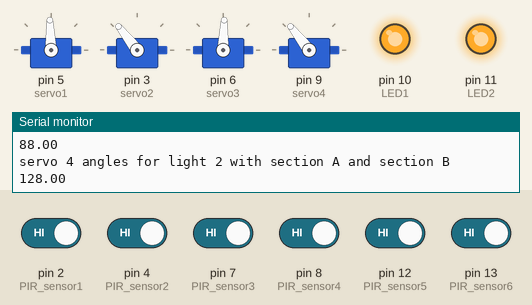
A sketch run on a simulated Arduino Uno, built with avr-gcc and run on an emulated ATmega328P. On the bench: 4 × servo, output pins drawn as LEDs (lit = HIGH), the last lines printed to the serial monitor. Inputs (shaded band) come from the test bench; at power-on: pin 2 (PIR_sensor1), pin 4 (PIR_sensor2), pin 7 (PIR_sensor3), pin 8 (PIR_sensor4), pin 12 (PIR_sensor5), pin 13 (PIR_sensor6) HIGH.

Above: at 3.6 s.
3.7 s: pin 2 (PIR_sensor1) driven LOW
At 5.0 s:
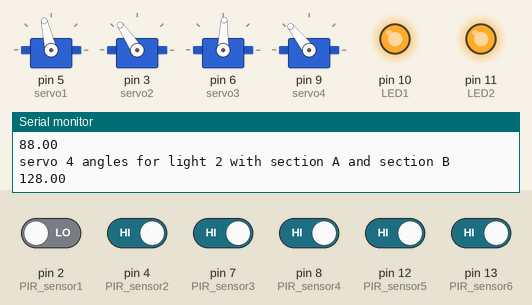
5.9 s: pin 7 (PIR_sensor3) driven LOW
At 8.5 s:
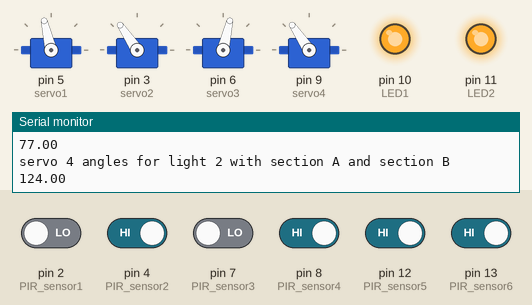
8.8 s: pin 8 (PIR_sensor4) driven LOW
At 10.8 s:
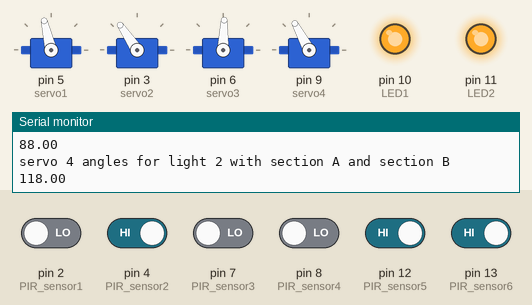
11.7 s: pin 4 (PIR_sensor2) driven LOW
At 14.2 s:
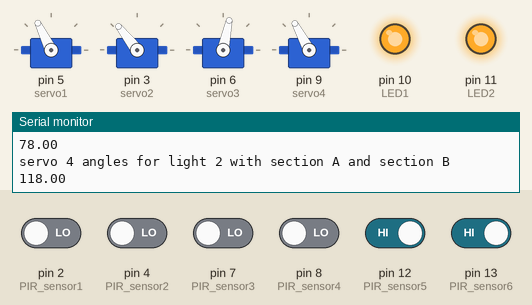
14.5 s: pin 12 (PIR_sensor5) driven LOW
At 16.6 s:
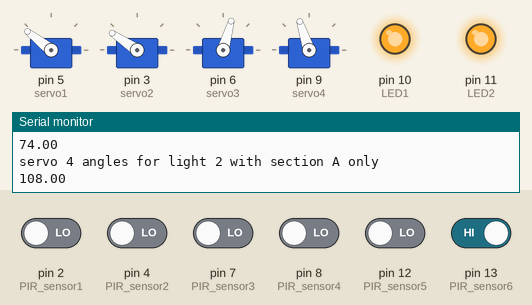
17.4 s: pin 13 (PIR_sensor6) driven LOW
At 19.0 s:
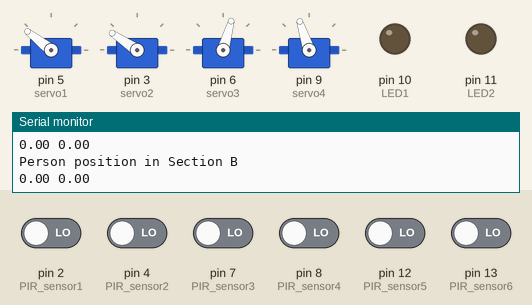
Timing chart, 0 to 20.5 s (numbered marks = the images above; inputs shaded):
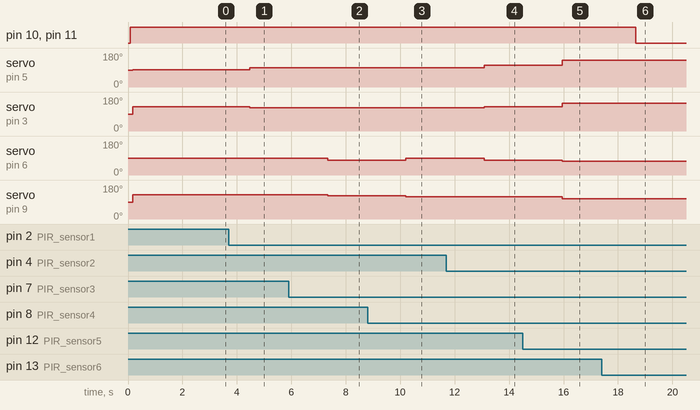

The sketch:

multi_detection.ino
```cpp
#include <Servo.h>

Servo servo1;  //light 1 left & right (yellow) (port 5)
Servo servo2;  //light 1 up & down (white) (port 3)
Servo servo3;  //light 2 left & right (yellow) (port 6)
Servo servo4;  //light 2 up & down (white) (port 9)
#define PIR_sensor1 2   // output (white) ground (black) power (red)
#define PIR_sensor2 4   // output (white) ground (black) power (red)
#define PIR_sensor3 7   // output (white) ground (black) power (red)
#define PIR_sensor4 8   // output (yellow) ground (blue) power (green)
#define PIR_sensor5 12  // output (yellow) ground (blue) power (green)
#define PIR_sensor6 13  // output (yellow) ground (blue) power (green)
#define LED1 10  // power (green)  ground (blue)
#define LED2 11  // power (green)  ground (blue)

struct sensor_value {
    double x;
    double y;
};

//sensor position
struct sensor_value sensor_data[6] = {
    {2, 0.37},  // pir 1
    {2, 5.42},  //pir 6
    {5.5, 2},  // pir 2
    {5.5, 4},  // pir 5
    {9, 0.37},  // pir 3
    {9, 5.42}  // pir 4
};

//light position
double light_height = 3;
double light1_pos[2] = {0, 2.8};
double light2_pos[2] = {11, 2.8};


double lr_mov(double light_pos[], double person_pos[]) { //for left & right movment
    double adjacent = fabs(person_pos[0] - light_pos[0]);
    double opposite = person_pos[1] - light_pos[1];
    double angle;
    if (opposite == 0) {
      angle = 90;
    } else if(adjacent == 0){
      angle = 0;
    }else if (opposite < 0){
      angle = 90 - ((atan(fabs(opposite) / adjacent)) * (180 / M_PI));
    }
    else {
        angle = 90 + ((atan(opposite / adjacent)) * 180 / M_PI);
    }

    return floor(angle);
}

// for up and down movement
double ud_mov(double light_pos[], double person_pos[], double light_height) {
    double opposite = fabs(person_pos[0] - light_pos[0]);
    double adjacent = light_height;
    double angle = 180 - (atan(opposite / adjacent) * 180 / M_PI);
    return floor(angle);
}


void setup() {
  Serial.begin(9600);
  servo1.attach(5);
  servo2.attach(3);
  servo3.attach(6);
  servo4.attach(9);
  pinMode(PIR_sensor1, INPUT);
  pinMode(PIR_sensor2, INPUT);
  pinMode(PIR_sensor3, INPUT);
  pinMode(PIR_sensor4, INPUT);
  pinMode(PIR_sensor5, INPUT);
  pinMode(PIR_sensor6, INPUT);
  pinMode(LED1, OUTPUT);
  pinMode(LED2, OUTPUT);
  digitalWrite(LED1, LOW);
  digitalWrite(LED2, LOW);
  servo1.write(90);
  servo2.write(90);
  servo3.write(90);
  servo4.write(90);
}

void loop() {
  //pir readings taken in
  int pirstate1 = digitalRead(PIR_sensor1);
  int pirstate2 = digitalRead(PIR_sensor2);
  int pirstate3 = digitalRead(PIR_sensor3);
  int pirstate4 = digitalRead(PIR_sensor4);
  int pirstate5 = digitalRead(PIR_sensor5);
  int pirstate6 = digitalRead(PIR_sensor6);

  //pir kept in an pirarray A and pirArray B
  int *pirarrayA[4] = {&pirstate1, &pirstate6, &pirstate2, &pirstate5};
  int *pirarrayB[4] = {&pirstate2, &pirstate5, &pirstate3, &pirstate4};
  int length = sizeof(pirarrayA)/sizeof(pirarrayA[0]);

  //calculation of totalxaxis and totalyaxis Section A
  double totalxaxisA = 0;
  double totalyaxisA = 0;
  double jA = 0;

  for(int i=0;i<length;i++){
    if(*pirarrayA[i] == 1){
      totalxaxisA += sensor_data[i].x;
      totalyaxisA += sensor_data[i].y;
      jA++;
    }
  }

  //calculation of totalxaxis and totalyaxis Section B
  double totalxaxisB = 0;
  double totalyaxisB = 0;
  double jB = 0;

  for(int i=0;i<length;i++){
    if(*pirarrayB[i] == 1){
      totalxaxisB += sensor_data[2+i].x;
      totalyaxisB += sensor_data[2+i].y;
      jB++;
    }
  }

  //calculation of xaixs and yaxis in Section A
  double xaxisA;    //person x position
  double yaxisA;    //person y position
  if(totalxaxisA == 0 && totalyaxisA == 0){
    xaxisA = 0;
    yaxisA = 0;
  }
  else{
    xaxisA = totalxaxisA / jA;
    yaxisA = totalyaxisA / jA;
  }

  //calculation of xaixs and yaxis in Section B
  double xaxisB;    //person x position
  double yaxisB;    //person y position
  if(totalxaxisB == 0 && totalyaxisB == 0){
    xaxisB = 0;
    yaxisB = 0;
  }
  else{
    xaxisB = totalxaxisB / jB;
    yaxisB = totalyaxisB / jB;
  }

  // print all values in pirarrayA and pirarrayB line by line
  Serial.println("--------------------------");
  Serial.print("Values in pirarrayA: ");
  for (int i = 0; i < length; i++) {
    Serial.print(*pirarrayA[i]);
    Serial.print(" ");
  }
  Serial.print("Values in pirarrayB: ");
  for (int i = 0; i < length; i++) {
    Serial.print(*pirarrayB[i]);
    Serial.print(" ");
  }
  // print xaxisA yaxisA xaxisB yaxisB
  Serial.println();
  Serial.print("Section A: ");
  Serial.print(xaxisA);
  Serial.print(" ");
  Serial.print(yaxisA);
  Serial.print(" ");
  Serial.print(jA);
  Serial.println();
  Serial.print("Section B: ");
  Serial.print(xaxisB);
  Serial.print(" ");
  Serial.print(yaxisB);
  Serial.print(" ");
  Serial.print(jB);
  Serial.println();

  double person_posA[2] = {xaxisA, yaxisA};
  double person_posB[2] = {xaxisB, yaxisB};

  //light status
  if(xaxisA || yaxisA || xaxisB || yaxisB){
    digitalWrite(LED1, HIGH);
    digitalWrite(LED2, HIGH);
  }else{
    digitalWrite(LED1, LOW);
    digitalWrite(LED2, LOW);
  }

  Serial.println("Person position in Section A");
  Serial.print(person_posA[0]);
  Serial.print(" ");
  Serial.println(person_posA[1]);
  Serial.println("Person position in Section B");
  Serial.print(person_posB[0]);
  Serial.print(" ");
  Serial.println(person_posB[1]);


  //servo position
  // if((xaxisA == 0 && yaxisA == 0) && (xaxisB == 0 && yaxisB == 0)){             // No one in room
  //   servo1.write(90);
  //   servo2.write(90);
  //   servo3.write(90);
  //   servo4.write(90);

  //   Serial.println("servo 1 angles for light 1 with None");
  //   Serial.println("90");
  //   Serial.println("servo 2 angles for light 1 with None");
  //   Serial.println("90");
  //   Serial.println("servo 3 angles for light 2 with None");
  //   Serial.println("90");
  //   Serial.println("servo 4 angles for light 2 with None");
  //   Serial.println("90");
  //}else if((xaxisA != 0 || yaxisA != 0) && (xaxisB == 0 && yaxisB == 0) ){
    if((xaxisA != 0 || yaxisA != 0) && (xaxisB == 0 && yaxisB == 0) ){       // 1 person Section A only
    servo1.write(lr_mov(light1_pos, person_posA));
    servo2.write(ud_mov(light1_pos, person_posA, light_height));
    servo3.write(180 - lr_mov(light2_pos, person_posA));
    servo4.write(ud_mov(light2_pos, person_posA, light_height));

    //print Value
    Serial.println("servo 1 angles for light 1 with section A only");
    Serial.println(lr_mov(light1_pos, person_posA));
    Serial.println("servo 2 angles for light 1 with section A only");
    Serial.println(ud_mov(light1_pos, person_posA, light_height));
    Serial.println("servo 3 angles for light 2 with section A only");
    Serial.println(180 - lr_mov(light2_pos, person_posA));
    Serial.println("servo 4 angles for light 2 with section A only");
    Serial.println(ud_mov(light2_pos, person_posA, light_height));
  }else if((xaxisB != 0 || yaxisB != 0) && (xaxisA == 0 && yaxisA == 0) ){       // 1 person Section B only
    servo1.write(lr_mov(light1_pos, person_posB));
    servo2.write(ud_mov(light1_pos, person_posB, light_height));
    servo3.write(180 - lr_mov(light2_pos, person_posB));
    servo4.write(ud_mov(light2_pos, person_posB, light_height));


    //print Value
    Serial.println("servo 1 angles for light 1 with section B only");
    Serial.println(lr_mov(light1_pos, person_posB));
    Serial.println("servo 2 angles for light 1 with section B only");
    Serial.println(ud_mov(light1_pos, person_posB, light_height));
    Serial.println("servo 3 angles for light 2 with section B only");
    Serial.println((180 - lr_mov(light2_pos, person_posB)));
    Serial.println("servo 4 angles for light 2 with section B only");
    Serial.println(ud_mov(light2_pos, person_posB, light_height));
  }
  else if((xaxisB != 0 && yaxisB != 0) && (xaxisB != 0 && yaxisB != 0)){     // 1 person Section A and 1 person Section B
    servo1.write(lr_mov(light1_pos, person_posA));
    servo2.write(ud_mov(light1_pos, person_posA, light_height));
    servo3.write((180 - lr_mov(light2_pos, person_posB)));
    servo4.write(ud_mov(light2_pos, person_posB, light_height));

    //print Value
    Serial.println("servo 1 angles for light 1 with section A and section B");
    Serial.println(lr_mov(light1_pos, person_posA));
    Serial.println("servo 2 angles for light 1 with section A and section B");
    Serial.println(ud_mov(light1_pos, person_posA, light_height));
    Serial.println("servo 3 angles for light 2 with section A and section B");
    Serial.println((180 - lr_mov(light2_pos, person_posB)));
    Serial.println("servo 4 angles for light 2 with section A and section B");
    Serial.println(ud_mov(light2_pos, person_posB, light_height));
  }


  delay(1000);
}
```

Measured:
- after the input at 3.7 s, servo on pin 5 (servo1): 92° → 103° after 0.77 s; servo on pin 3 (servo2): 128° → 124° after 0.77 s
- after the input at 5.9 s, servo on pin 6 (servo3): 88° → 77° after 1.4 s; servo on pin 9 (servo4): 128° → 124° after 1.4 s
- after the input at 8.8 s, servo on pin 6 (servo3): 77° → 88° after 1.4 s; servo on pin 9 (servo4): 124° → 118° after 1.4 s
- after the input at 11.7 s, servo on pin 5 (servo1): 103° → 116° after 1.4 s; servo on pin 3 (servo2): 124° → 128° after 1.4 s; servo on pin 6 (servo3): 88° → 78° after 1.4 s
- after the input at 14.5 s, servo on pin 5 (servo1): 116° → 142° after 1.5 s; servo on pin 3 (servo2): 128° → 146° after 1.5 s; servo on pin 6 (servo3): 78° → 74° after 1.5 s; servo on pin 9 (servo4): 118° → 108° after 1.5 s
- after the input at 17.4 s, pin 10 (LED1), pin 11 (LED2): HIGH → LOW after 1.3 s
